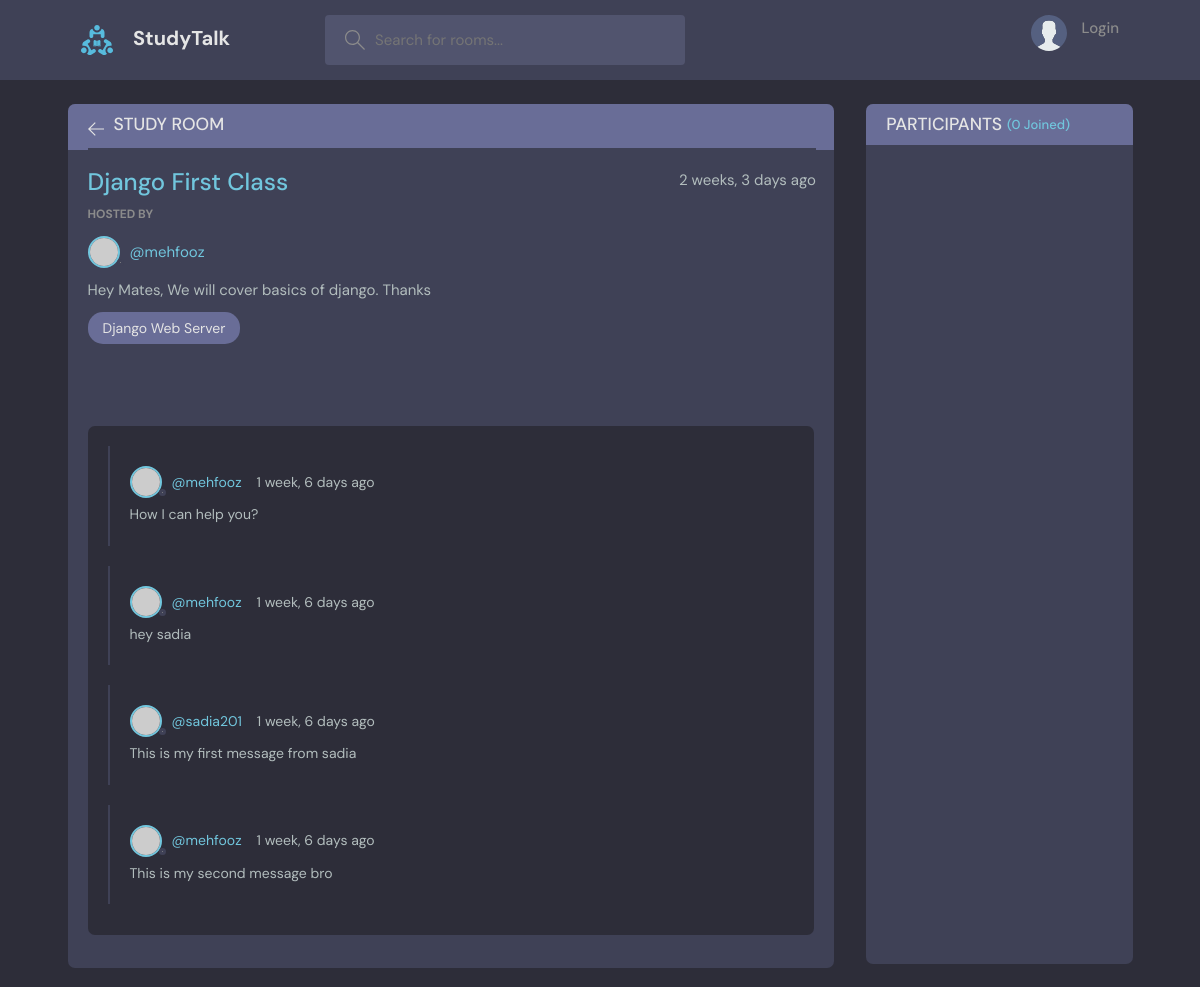
The app's page /rooms/4/ with its own data.
### base/models.py (models this page shows, shortened)
class Room(models.Model):
    host = models.ForeignKey(User, on_delete=models.SET_NULL, null=True)
    topic = models.ForeignKey(Topic, on_delete=models.SET_NULL, null=True)
    name = models.CharField(max_length=200)
    description = models.TextField(null=True, blank=True)
    participants = models.ManyToManyField(User, related_name='participants', blank=True)
    updated = models.DateTimeField(auto_now=True)
    created = models.DateTimeField(auto_now_add=True)
    class Meta:
        ordering = ['-updated', '-created']

class Topic(models.Model):
    name = models.CharField(max_length=200)

class Message(models.Model):
    user = models.ForeignKey(User, on_delete=models.CASCADE)
    room = models.ForeignKey(Room, on_delete=models.CASCADE)
    body = models.TextField()
    updated = models.DateTimeField(auto_now=True)
    created = models.DateTimeField(auto_now_add=True)
    class Meta:
        ordering = ['-updated', '-created']

### base/views.py (the view, shortened to what this page needs)
# urls.py: path('rooms/<int:pk>/', views.rooms, name='room'),
def rooms(request, pk):
    rooms = Room.objects.get(id=pk)
    room_messages = rooms.message_set.all().order_by('-created')
    participants = rooms.participants.all()
    context = {'rooms':rooms, 'room_messages':room_messages, 'participants':participants}
    return render(request, 'base/room.html', context)

### base/templates/base/room.html (shortened to what this page needs)
{% extends 'base/main.html' %}
{% block content %}
     <main class="profile-page layout layout--2">
        <div class="container">
          <div class="room">
            <div class="room__top">
              <div class="room__topLeft">
                <a href="{% url 'home' %}">
                  <svg version="1.1" xmlns="http://www.w3.org/2000/svg" width="32" height="32" viewBox="0 0 32 32">
                    <title>arrow-left</title>
                    <path
                      d="M13.723 2.286l-13.723 13.714 13.719 13.714 1.616-1.611-10.96-10.96h27.625v-2.286h-27.625l10.965-10.965-1.616-1.607z"
                    ></path>
                  </svg>
                </a>
                <h3>Study Room</h3>
              </div>
            </div>
            <div class="room__box scroll">
              <div class="room__header scroll">
                <div class="room__info">
                  <h3>{{rooms.name}}</h3>
                  <span>{{rooms.created|timesince}} ago</span>
                </div>
                <div class="room__hosted">
                  <p>Hosted By</p>
                  <a href="{% url 'user-profile' rooms.host.id %}" class="room__author">
                    <div class="avatar avatar--small">
                      <img src="https://randomuser.me/api/portraits/men/37.jpg" />
                    </div>
                    <span>@{{rooms.host.username}}</span>
                  </a>
                </div>
                <div class="room__details">
                  {{rooms.description}}
                </div>
                <span class="room__topics">{{rooms.topic.name}}</span>
              </div>
              <div class="room__conversation">
                <div class="threads scroll">
                {% for room_message in room_messages %}
                  <div class="thread">
                    <div class="thread__top">
                      <div class="thread__author">
                        <a href="{% url 'user-profile' room_message.user.id %}" class="thread__authorInfo">
                          <div class="avatar avatar--small">
                            <img src="https://randomuser.me/api/portraits/men/37.jpg" />
                          </div>
                          <span>@{{room_message.user}}</span>
                        </a>
                        <span class="thread__date">{{room_message.created|timesince}} ago</span>
                      </div>
                    </div>
                    <div class="thread__details">
                      {{room_message.body}}
                    </div>
                  </div>
                {% endfor %}
                </div>
              </div>
            </div>
          </div>
          <div class="participants">
            <h3 class="participants__top">Participants <span>({{participants.count}} Joined)</span></h3>
            <div class="participants__list scroll">
            </div>
          </div>
        </div>
      </main>
{% endblock content %}

### static/style/style.css (style rules this page uses)
:root { --color-main: #71c6dd; --color-main-light: #e1f6fb; --color-dark: #3f4156; --color-dark-medium: #51546e; --color-dark-light: #696d97; --color-light: #e5e5e5; --color-gray: #8b8b8b; --color-light-gray: #b2bdbd; --color-bg: #2d2d39; --color-success: #5dd693; --color-error: #fc4b0b; }
* { font-family: "DM Sans", -apple-system, BlinkMacSystemFont, "Segoe UI", Roboto, Oxygen, Ubuntu, Cantarell, "Open Sans", "Helvetica Neue", sans-serif; margin: 0; padding: 0; box-sizing: border-box; text-rendering: optimizeLegibility; font-size: inherit; }
html { font-size: 56.25%; }
@media only screen and (min-width: 1200px) { html { font-size: 62.5%; } }
body { line-height: 1.6; font-weight: 400; font-size: 1.5rem; color: var(--color-light-gray); background-color: var(--color-bg); min-height: 100vh; }
img { width: 100%; }
a { display: inline-block; color: var(--color-main); text-decoration: none; }
.container { max-width: 120rem; width: 90%; margin: auto; }
.avatar { position: relative; display: inline-block; border-radius: 50%; border: 2px solid var(--color-main); }
.avatar img { display: block; border-radius: 50%; object-fit: cover; object-position: center; }
.avatar::after { content: ""; display: block; position: absolute; background-color: var(--color-gray); z-index: 111; border-radius: 50%; border: 0.3rem solid var(--color-dark); }
.avatar.avatar--small img { width: 2.8rem; height: 2.8rem; }
.avatar.avatar--small:after { width: 0.7rem; height: 0.7rem; bottom: 0px; right: -6px; }
.layout { margin-top: 2.4rem; }
.layout > .container { display: flex; justify-content: space-between; align-items: flex-start; }
.layout--2 > .container > div:first-child { flex-basis: 72%; }
.layout--2 > .container > div:last-child { flex-basis: 25%; }
.room, .participants { background: var(--color-dark); max-height: 87.5vh; border-radius: 0.7rem; overflow: hidden; position: relative; }
.room__top, .participants__top { background: var(--color-dark-light); display: flex; justify-content: space-between; align-items: center; padding: 1rem 2rem; position: relative; }
.room__top svg, .thread__top svg { width: 1.6rem; height: 1.6rem; fill: var(--color-light); cursor: pointer; }
.room__topLeft { display: flex; align-items: flex-end; gap: 1rem; }
.room__topLeft h3, .participants__top { text-transform: uppercase; font-weight: 500; color: var(--color-light); }
.room__topLeft svg { width: 1.6rem; height: 1.6rem; fill: var(--color-light); }
.room__header { max-height: 30vh; overflow-y: auto; position: absolute; width: 95%; background: var(--color-dark); z-index: 999; top: 4.4rem; padding-top: 2rem; padding-bottom: 1rem; }
.room__box { padding-left: 2rem; padding-right: 2rem; height: 80.5vh; padding-bottom: 0; }
.room__info { display: flex; justify-content: space-between; }
.room__info h3 { font-size: 2.4rem; font-weight: 500; color: var(--color-main); }
.room__hosted p { text-transform: uppercase; color: var(--color-gray); font-size: 1.2rem; font-weight: 700; line-height: 2; }
.room__author { display: flex; gap: 1rem; align-items: center; margin-bottom: 1rem; transition: all 0.3s ease-in-out; }
.room__topics { padding: 0.5rem 1.5rem; background: var(--color-dark-light); color: var(--color-light); display: inline-block; font-size: 1.4rem; border-radius: 1.5rem; margin: 1rem 0; }
.room__conversation { margin-top: 1rem; margin-bottom: 4rem; height: 64%; }
.threads { background: var(--color-bg); border-radius: 0.7rem; overflow-y: auto; height: 100%; margin-top: 28vh; padding: 0 2rem 4rem 2rem; }
.thread { border-left: 2px solid var(--color-dark); padding-left: 1rem; margin: 2rem 0; padding: 2rem; }
.thread__top { display: flex; align-items: center; justify-content: space-between; }
.thread__author { display: flex; align-items: center; gap: 1.5rem; font-size: 1.4rem; }
.thread__authorInfo { display: flex; align-items: center; gap: 1rem; }
.thread__details { font-size: 1.4rem; margin-top: 0.5rem; }
.participants__top span { color: var(--color-main); font-size: 1.3rem; text-transform: none; }
.participants__top { justify-content: flex-start; gap: 0.5rem; }
.participants__list { padding: 2rem; height: 82.5vh; overflow-y: scroll; padding-bottom: 0; }

### records on screen
Room: name "Django First Class", created "2 weeks, 3 days", host.username "mehfooz", description "Hey Mates, We will cover basics of django. Thanks", topic.name "Django Web Server"
Message: user "mehfooz", created "1 week, 6 days", body "How I can help you?"
Message: user "mehfooz", created "1 week, 6 days", body "hey sadia"
Message: user "sadia201", created "1 week, 6 days", body "This is my first message from sadia"
Message: user "mehfooz", created "1 week, 6 days", body "This is my second message bro"

### other values on screen
{{ participants.count }} "0"
